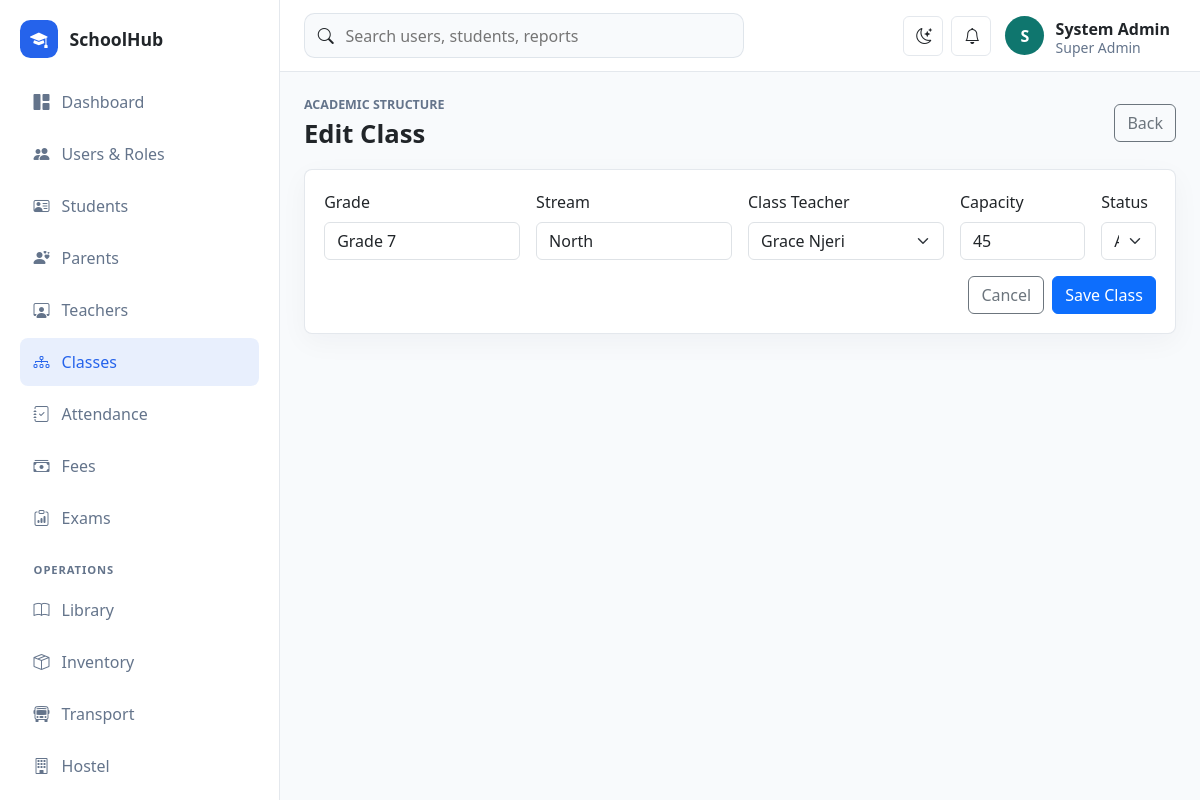
/school/public/classes/edit?id=1 (signed in), run on the app's committed database.
### tables this page shows
CREATE TABLE class_streams (
    id BIGINT UNSIGNED AUTO_INCREMENT PRIMARY KEY,
    name VARCHAR(80) NOT NULL,
    stream VARCHAR(40) NOT NULL,
    class_teacher_id BIGINT UNSIGNED NULL,
    capacity INT UNSIGNED NOT NULL DEFAULT 45,
    status ENUM('active', 'inactive') NOT NULL DEFAULT 'active',
    created_at TIMESTAMP DEFAULT CURRENT_TIMESTAMP,
    UNIQUE KEY uq_class_stream (name, stream)
);

### app/Core/View.php (called while the page is built, shortened)
<?php
final class View
{
    public static function render(string $view, array $data = [], string $layout = 'app'): void
    {
        extract($data, EXTR_SKIP);
        $viewFile = dirname(__DIR__) . "/Views/{$view}.php";
        require $viewFile;
    }
}

### app/Controllers/ClassController.php (called while the page is built, shortened)
<?php
final class ClassController
{
    public function edit(): void
    {
        View::render('classes/form', ['title' => 'Edit Class', 'class' => SchoolClass::find((int)Request::input('id')), 'teachers' => Lookup::teachers(), 'errors' => []]);
    }
}

### app/Core/Router.php (called while the page is built, shortened)
<?php
final class Router
{
    private array $routes = [];
    public function get(string $path, array $handler): void
    {
        $this->routes['GET'][$this->normalize($path)] = $handler;
    }
    public function post(string $path, array $handler): void
    {
        $this->routes['POST'][$this->normalize($path)] = $handler;
    }
    public function dispatch(): void
    {
        $method = Request::method();
        $path = Request::path();
        $handler = $this->routes[$method][$path] ?? null;
        [$class, $action] = $handler;
        (new $class())->{$action}();
    }
    private function normalize(string $path): string
    {
        return '/' . trim($path, '/');
    }
}

### public/index.php (called while the page is built, shortened)
<?php
spl_autoload_register(function (string $class): void {
    $prefix = 'App\\';
    $relative = str_replace('\\', '/', substr($class, strlen($prefix)));
    $file = dirname(__DIR__) . '/app/' . $relative . '.php';
});
require dirname(__DIR__) . '/app/Core/helpers.php';
$config = require dirname(__DIR__) . '/config/app.php';
$router = new Router();
$router->get('/', [DashboardController::class, 'index']);
$router->get('/login', [AuthController::class, 'showLogin']);
$router->post('/login', [AuthController::class, 'login']);
$router->post('/logout', [AuthController::class, 'logout']);
$router->get('/dashboard', [DashboardController::class, 'index']);
$router->get('/users', [UserController::class, 'index']);
$router->get('/users/create', [UserController::class, 'create']);
$router->post('/users', [UserController::class, 'store']);
$router->get('/users/edit', [UserController::class, 'edit']);
$router->post('/users/update', [UserController::class, 'update']);
$router->post('/users/delete', [UserController::class, 'destroy']);
$router->get('/students', [StudentController::class, 'index']);
$router->get('/students/create', [StudentController::class, 'create']);
$router->post('/students', [StudentController::class, 'store']);
$router->get('/students/edit', [StudentController::class, 'edit']);
$router->post('/students/update', [StudentController::class, 'update']);
$router->post('/students/delete', [StudentController::class, 'destroy']);
$router->get('/teachers', [TeacherController::class, 'index']);
$router->get('/teachers/create', [TeacherController::class, 'create']);
$router->post('/teachers', [TeacherController::class, 'store']);
$router->get('/teachers/edit', [TeacherController::class, 'edit']);
$router->post('/teachers/update', [TeacherController::class, 'update']);
$router->post('/teachers/delete', [TeacherController::class, 'destroy']);
$router->get('/parents', [ParentController::class, 'index']);
$router->get('/parents/create', [ParentController::class, 'create']);
$router->post('/parents', [ParentController::class, 'store']);
$router->get('/parents/edit', [ParentController::class, 'edit']);
$router->post('/parents/update', [ParentController::class, 'update']);
$router->post('/parents/delete', [ParentController::class, 'destroy']);
$router->get('/classes', [ClassController::class, 'index']);
$router->get('/classes/create', [ClassController::class, 'create']);
$router->post('/classes', [ClassController::class, 'store']);
$router->get('/classes/edit', [ClassController::class, 'edit']);
$router->post('/classes/update', [ClassController::class, 'update']);
$router->post('/classes/delete', [ClassController::class, 'destroy']);
$router->get('/attendance', [AttendanceController::class, 'index']);
$router->post('/attendance', [AttendanceController::class, 'store']);
$router->get('/fees', [FeeController::class, 'index']);
$router->post('/fees/invoice', [FeeController::class, 'invoice']);
$router->post('/fees/payment', [FeeController::class, 'payment']);
$router->get('/exams', [ExamController::class, 'index']);
$router->post('/exams/exam', [ExamController::class, 'exam']);
$router->post('/exams/result', [ExamController::class, 'result']);
$router->get('/operations', [OperationsController::class, 'index']);
$router->get('/operations/form', [OperationsController::class, 'form']);
$router->post('/operations/save', [OperationsController::class, 'save']);
$router->post('/operations/delete', [OperationsController::class, 'destroy']);
$router->get('/reports', [ReportController::class, 'index']);
$router->dispatch();

### config/database.php (called while the page is built)
<?php
return [
    'host' => '127.0.0.1',
    'port' => '3306',
    'database' => 'schoolhub',
    'username' => 'root',
    'password' => '',
    'charset' => 'utf8mb4',
];

### app/Core/Database.php (called while the page is built, shortened)
<?php
final class Database
{
    private static ?PDO $connection = null;
    public static function connection(): PDO
    {
        if (self::$connection !== null) {
            return self::$connection;
        }
        $config = require dirname(__DIR__, 2) . '/config/database.php';
        $dsn = sprintf(
            'mysql:host=%s;port=%s;dbname=%s;charset=%s',
            $config['host'],
            $config['port'],
            $config['database'],
            $config['charset']
        );
        try {
            self::$connection = new PDO($dsn, $config['username'], $config['password'], [
                PDO::ATTR_ERRMODE => PDO::ERRMODE_EXCEPTION,
                PDO::ATTR_DEFAULT_FETCH_MODE => PDO::FETCH_ASSOC,
                PDO::ATTR_EMULATE_PREPARES => false,
            ]);
        } catch (PDOException $exception) {
            http_response_code(500);
            exit('Database connection failed. Check config/database.php and import database/schema.sql.');
        }
        return self::$connection;
    }
}

### app/Models/SchoolClass.php (called while the page is built, shortened)
<?php
final class SchoolClass
{
    public static function find(int $id): ?array
    {
        $stmt = Database::connection()->prepare('SELECT * FROM class_streams WHERE id = :id');
        $stmt->execute(['id' => $id]);
        return $stmt->fetch() ?: null;
    }
}

### config/app.php (called while the page is built)
<?php
return [
    'name' => 'SchoolHub',
    'base_url' => '/school/public',
    'timezone' => 'Africa/Nairobi',
    'session_name' => 'schoolhub_session',
    'debug' => true,
];

### app/Core/helpers.php (called while the page is built, shortened)
<?php
function app_config(string $key, mixed $default = null): mixed
{
    static $config = null;
    $config ??= require dirname(__DIR__, 2) . '/config/app.php';
    return $config[$key] ?? $default;
}
function url(string $path = ''): string
{
    return rtrim(app_config('base_url'), '/') . '/' . ltrim($path, '/');
}
function e(mixed $value): string
{
    return htmlspecialchars((string)$value, ENT_QUOTES, 'UTF-8');
}

### app/Models/Lookup.php (called while the page is built, shortened)
<?php
final class Lookup
{
    public static function teachers(): array
    {
        return Database::connection()->query(
            'SELECT id, staff_no, CONCAT(first_name, " ", last_name) AS name FROM teachers ORDER BY first_name, last_name'
        )->fetchAll();
    }
}

### app/Views/classes/form.php (the view, shortened to what this page needs)
<?php $isEdit = !empty($class['id']); ?>
<div class="page-heading"><div><p class="eyebrow">Academic Structure</p><h1><?= $isEdit ? 'Edit Class' : 'Create Class' ?></h1></div><a class="btn btn-outline-secondary" href="<?= e(url('/classes')) ?>">Back</a></div>
<section class="panel"><form class="row g-3" method="post" action="<?= e($isEdit ? url('/classes/update') : url('/classes')) ?>">
<div class="col-md-3"><label class="form-label">Grade</label><input class="form-control" name="name" value="<?= e($class['name'] ?? '') ?>" placeholder="Grade 7"></div>
<div class="col-md-3"><label class="form-label">Stream</label><input class="form-control" name="stream" value="<?= e($class['stream'] ?? '') ?>" placeholder="North"></div>
<div class="col-md-3"><label class="form-label">Class Teacher</label><select class="form-select" name="class_teacher_id"><option value="">Unassigned</option><?php foreach ($teachers as $teacher): ?><option value="<?= e($teacher['id']) ?>" <?= (string)($class['class_teacher_id'] ?? '') === (string)$teacher['id'] ? 'selected' : '' ?>><?= e($teacher['name']) ?></option><?php endforeach; ?></select></div>
<div class="col-md-2"><label class="form-label">Capacity</label><input class="form-control" type="number" name="capacity" value="<?= e($class['capacity'] ?? 45) ?>"></div>
<div class="col-md-1"><label class="form-label">Status</label><select class="form-select" name="status"><option value="active" <?= ($class['status'] ?? 'active') === 'active' ? 'selected' : '' ?>>Active</option></select></div>
<div class="col-12 d-flex justify-content-end gap-2"><a class="btn btn-outline-secondary" href="<?= e(url('/classes')) ?>">Cancel</a><button class="btn btn-primary">Save Class</button></div></form></section>

### public/assets/css/app.css (style rules this page uses)
:root { --sidebar-width: 280px; --border-color: rgba(148, 163, 184, .25); --surface: #ffffff; --muted-surface: #f8fafc; --text-soft: #64748b; }
body { background: var(--muted-surface); color: var(--bs-body-color); }
.page-heading { display: flex; justify-content: space-between; align-items: center; gap: 1rem; margin-bottom: 1.25rem; }
.page-heading h1 { margin: 0; font-size: clamp(1.6rem, 2vw, 2.2rem); font-weight: 800; }
.eyebrow { margin: 0 0 .25rem; color: var(--text-soft); font-size: .78rem; text-transform: uppercase; font-weight: 800; }
.metric-card, .panel { background: var(--surface); border: 1px solid var(--border-color); border-radius: .5rem; box-shadow: 0 8px 28px rgba(15, 23, 42, .04); }
.panel { padding: 1.2rem; }

### data on the page
class_streams: name "Grade 7", stream "North", class_teacher_id "Grace Njeri", capacity "45", status "Active"

### other printed values
app_config('name') "SchoolHub"
substr(current_user()['name'] ?? 'U', 0, 1) "S"
current_user()['name'] "System Admin"
current_user()['role'] "Super Admin"
